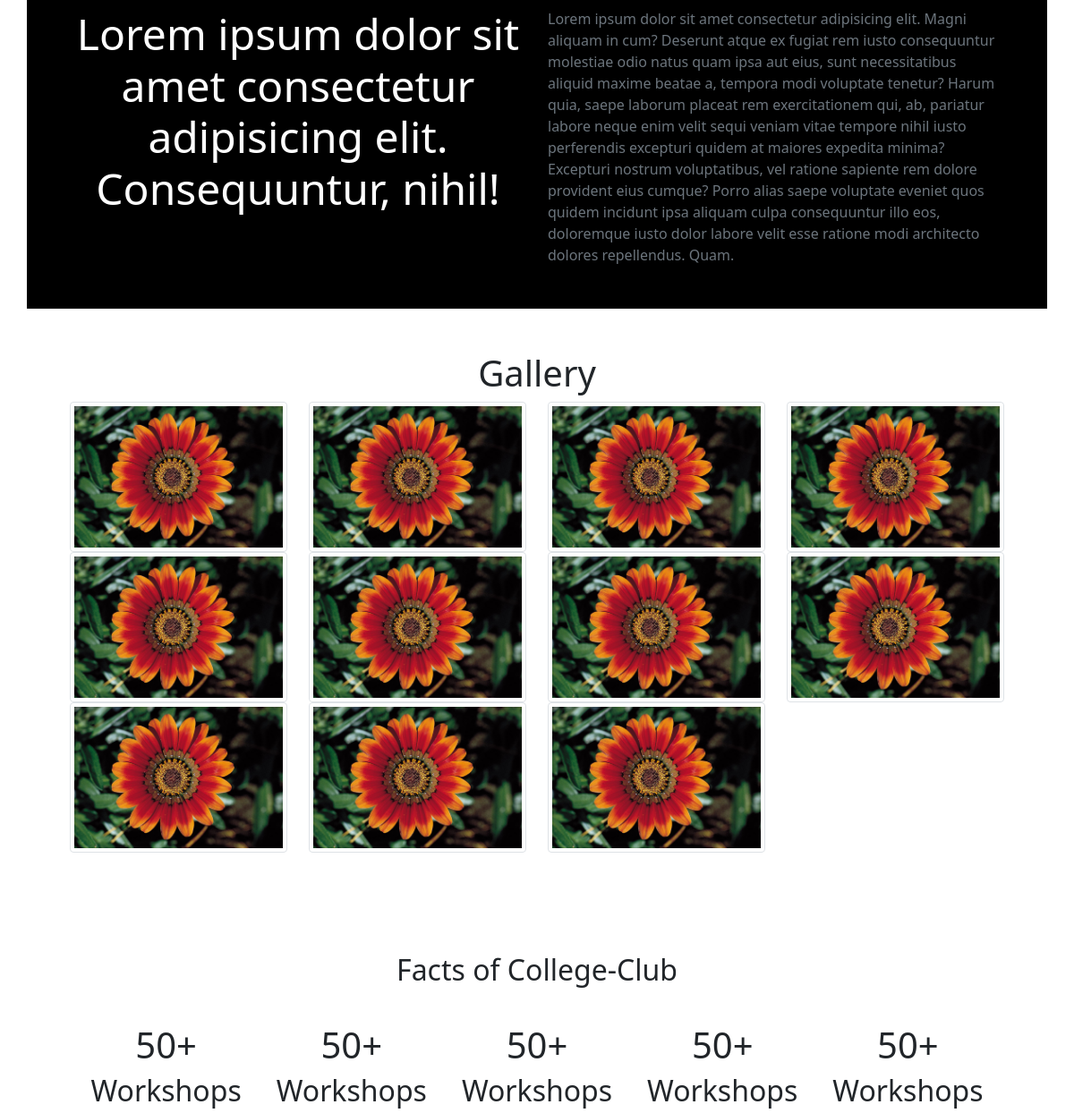
Before: / (middle part) with the older database file.
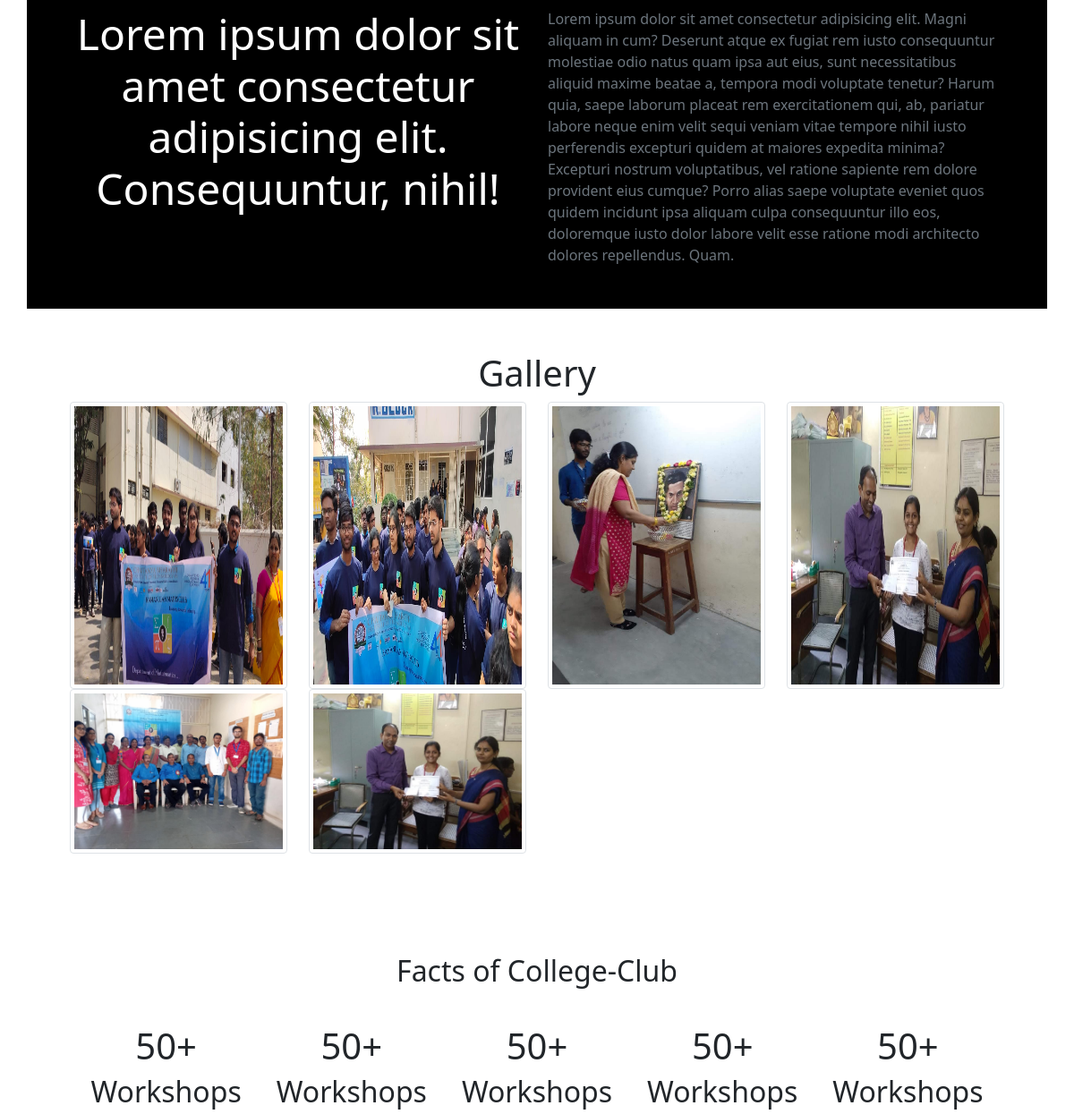
After: the same page with the newer database file.
### rmcsite/models.py (models this page shows)
class Gallery(models.Model):
    event_name = models.CharField(max_length=150)
    event_img = models.ImageField(upload_to="media")

### rmcsite/views.py (the view)
# urls.py: 2. Add a URL to urlpatterns:  path('', views.home, name='home')
def home(request):
    l=[]
    events = Gallery.objects.all()
    team = Team.objects.all()
    return render(request,'base.html',{'events':events,'team':team})

### templates/base.html (shortened to what this page needs)
{% load static %}
<!DOCTYPE html>
<html lang="en">
<head>
    <link rel="stylesheet" href="https://cdn.jsdelivr.net/npm/bootstrap@5.1.3/dist/css/bootstrap.min.css">
    <link rel="stylesheet" href="https://use.fontawesome.com/releases/v5.15.4/css/all.css">
    <link rel="stylesheet" href="{% static 'styles/style.css' %}" type="text/css">
</head>
<body>
    <div class="container p-5 about" id="about">
        <div class="row">
            <div class="col-sm text-center display-5">
                Lorem ipsum dolor sit amet consectetur adipisicing elit. Consequuntur, nihil!
            </div>
            <div class="col-sm text-muted float-left ">Lorem ipsum dolor sit amet consectetur adipisicing elit. Magni aliquam in cum? Deserunt atque ex fugiat rem iusto consequuntur molestiae odio natus quam ipsa aut eius, sunt necessitatibus aliquid maxime beatae a, tempora modi voluptate tenetur? Harum quia, saepe laborum placeat rem exercitationem qui, ab, pariatur labore neque enim velit sequi veniam vitae tempore nihil iusto perferendis excepturi quidem at maiores expedita minima? Excepturi nostrum voluptatibus, vel ratione sapiente rem dolore provident eius cumque? Porro alias saepe voluptate eveniet quos quidem incidunt ipsa aliquam culpa consequuntur illo eos, doloremque iusto dolor labore velit esse ratione modi architecto dolores repellendus. Quam.</div>
        </div>
    </div>
    <div id="gallery" class="container p-5">
        <h1 class="font-weight-bold text-center">Gallery</h1>
        <div class="row ">
            {% for e in events %}
            <div class="d-flex justify-content-center col-sm-6 col-md-4 col-lg-3 col-12">
                <img class="img-thumbnail " data-toggle="tooltip"
                data-placement="top" title="{{e.event_name}}" src="{{e.event_img.url}}" alt="{{e.event_name}}" width="auto" height="auto"/>
            </div>
            {% endfor %}
        </div>
    </div>
    <div class="facts container text-center d-block p-5" id="facts">
        <h2 class="font-weight-bold text-center p-3">Facts of College-Club</h2>
        <div class="row text-center d-flex justify-content-center p-3">
            <div class="col ">
                <h1>50+</h1>
                <h2>Workshops</h2>
            </div>
            <div class="col ">
                <h1>50+</h1>
                <h2>Workshops</h2>
            </div>
            <div class="col ">
                <h1>50+</h1>
                <h2>Workshops</h2>
            </div>
            <div class="col ">
                <h1>50+</h1>
                <h2>Workshops</h2>
            </div>
            <div class="col ">
                <h1>50+</h1>
                <h2>Workshops</h2>
            </div>
        </div>
    </div>
</body>
</html>

### static/styles/style.css (style rules this page uses)
.about { background-color: black; color: white; }

Changed rows visible on the page:
removed Gallery: event_img (picture)
removed Gallery: event_img (picture)
removed Gallery: event_img (picture)
removed Gallery: event_img (picture)
removed Gallery: event_img (picture)
removed Gallery: event_img (picture)
removed Gallery: event_img (picture)
removed Gallery: event_img (picture)
removed Gallery: event_img (picture)
removed Gallery: event_img (picture)
removed Gallery: event_img (picture)
added Gallery: event_img (picture)
added Gallery: event_img (picture)
added Gallery: event_img (picture)
added Gallery: event_img (picture)
added Gallery: event_img (picture)
added Gallery: event_img (picture)
